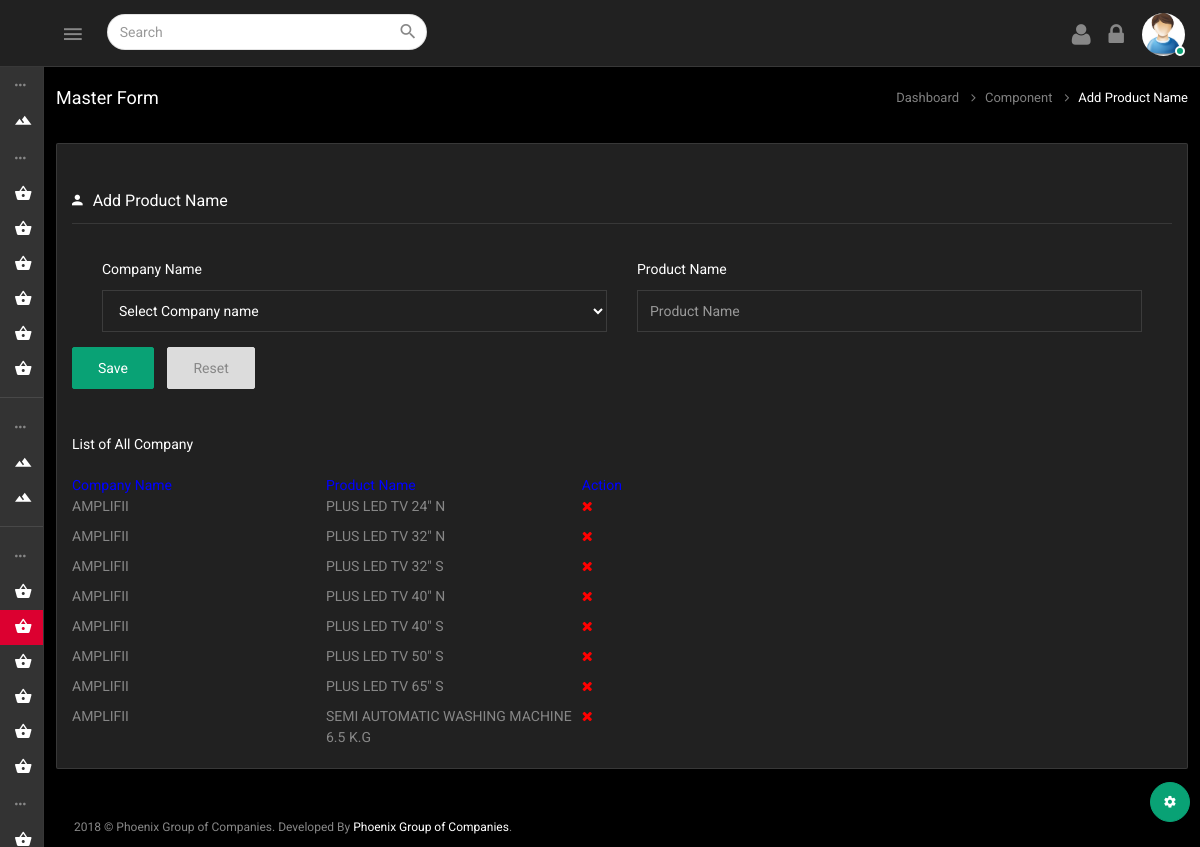
The page /addproductname.php on the database its author committed.
### tables this page shows
CREATE TABLE `product_name` (
  `id` int(100) NOT NULL,
  `company_id` int(100) NOT NULL,
  `company_name` varchar(255) NOT NULL,
  `name` varchar(255) NOT NULL
);

CREATE TABLE `mobilecompany` (
  `id` int(11) NOT NULL,
  `name` varchar(55) NOT NULL,
  `creationdate` datetime NOT NULL DEFAULT CURRENT_TIMESTAMP,
  `status` int(11) NOT NULL DEFAULT '1'
);

### addproductname.php (the view, shortened to what this page needs)
<?php include('config.php'); ?>
<!DOCTYPE html>
<html lang="en">
<?php include("include/header.php"); ?>
	<body>
		<div class="wrapper theme-4-active pimary-color-red">
		<?php include("include/top_nav.php"); ?>
			<?php include("include/nav.php"); ?>
			<?php include("include/theme_color.php"); ?>
			<div class="page-wrapper">
				<div class="container-fluid">
					<div class="row heading-bg">
						<div class="col-lg-3 col-md-4 col-sm-4 col-xs-12">
						  <h5 class="txt-dark">master form</h5>
						</div>
						<div class="col-lg-9 col-sm-8 col-md-8 col-xs-12">
						  <ol class="breadcrumb">
							<li><a href="index.html">Dashboard</a></li>
							<li><a href="#"><span>Component</span></a></li>
							<li class="active"><span>Add Product name</span></li>
						  </ol>
						</div>
					</div>
					<form method="post" id="register_product" action="" name="bill_master" id="billform">
					<div class="row">
						<div class="col-md-12">
							<div class="panel panel-default card-view">
								<div class="panel-heading">
								</div>
								<div class="panel-wrapper collapse in">
									<div class="panel-body">
										<div class="row">
											<div class="col-sm-12 col-xs-12">
												<div class="form-wrap">
														<div class="form-body">
															<h6 class="txt-dark capitalize-font"><i class="zmdi zmdi-account mr-10"></i>Add product Name</h6>
															<hr class="light-grey-hr"/>
															<div class="col-md-12">
																<div class="col-md-6">
																	<div class="form-group">
																		<label class="control-label mb-10">Company Name</label>
																		<select name="companyname" class="form-control" >
                                     										 <option value="" selected disabled>Select Company name</option>
																		</select>
																	</div>
																</div>
																<div class="col-md-6">
																	<div class="form-group ">
																		<label class="control-label mb-10">Product Name</label>
																		<input type="text"  name="mobilecompany"  class="form-control"  placeholder="Product Name">
																	</div>
																</div>
															</div>
																<div class="form-actions mt-10">
																	<button type="submit" class="btn btn-success  mr-10" name="save_color"> Save</button>
																	<button type="reset" value="Reset" class="btn btn-default">Reset</button>
																</div>
														</div>
												</div>
											</div>
										</div>
									</div>
								</div>
								<div class="panel-wrapper collapse in" style="margin-top: 20px">
									<div class="panel-body">
										<div style="color: white; margin-bottom: 20px"><span>List of All Company</span></div>
										<div>
											<table width="50%">
												<tr style="color:blue;">
													<th>Company Name</th>
													<th>Product Name</th>
													<th>Action</th>
												</tr>
										<?php
										$sql = mysqli_query($con,"SELECT * FROM `product_name` WHERE 1");
										while($rowdata = mysqli_fetch_assoc($sql)){
											?>
												<tr>
													<?php
													$companyid = $rowdata['company_id'];
													$sql12 = mysqli_query($con,"SELECT * FROM `mobilecompany` WHERE id = '$companyid'");
										$rowdata12 = mysqli_fetch_assoc($sql12);
											?>
													<td width="50%" style="height: 30px"><?php echo($rowdata12['name']) ?></td>
													<td width="50%" style="height: 30px"><?php echo($rowdata['name']) ?></td>
													<td width="25%" style="height: 30px"><a href="deleteproductname.php?id=<?php echo($rowdata['id']) ?>" style="color: red"><i class="fa fa-remove"></i></a></td>
												</tr>
											<?php
										}
										?>
										</table>
											</div>
									</div>
								</div>
							</div>
						</div>
					</div>
					</form>
				<?php include("include/footer.php");?>
				</div>
			</div>
		</div>
	</body>
</html>

### rows shown on the page
product_name: mobilecompany.name "AMPLIFII", name "PLUS LED TV 24\" N"
product_name: mobilecompany.name "AMPLIFII", name "PLUS LED TV 32\" N"
product_name: mobilecompany.name "AMPLIFII", name "PLUS LED TV 32\" S"
product_name: mobilecompany.name "AMPLIFII", name "PLUS LED TV 40\" N"
product_name: mobilecompany.name "AMPLIFII", name "PLUS LED TV 40\" S"
product_name: mobilecompany.name "AMPLIFII", name "PLUS LED TV 50\" S"
product_name: mobilecompany.name "AMPLIFII", name "PLUS LED TV 65\" S"
product_name: mobilecompany.name "AMPLIFII", name "SEMI AUTOMATIC WASHING MACHINE 6.5 K.G"
